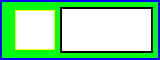
<?xml version="1.0" encoding="UTF-8"?>
<ui version="4.0">
 <class>DragTouchWidget</class>
 <widget class="QWidget" name="DragTouchWidget">
  <property name="geometry">
   <rect>
    <x>0</x>
    <y>0</y>
    <width>160</width>
    <height>60</height>
   </rect>
  </property>
  <property name="minimumSize">
   <size>
    <width>160</width>
    <height>60</height>
   </size>
  </property>
  <property name="maximumSize">
   <size>
    <width>160</width>
    <height>60</height>
   </size>
  </property>
  <property name="windowTitle">
   <string>Form</string>
  </property>
  <property name="styleSheet">
   <string notr="true">QWidget{
	background-color: rgb(0, 255, 21);
   border: 2px solid blue;
}

QLabel {
	border: 1px solid yellow;
	background-color: rgb(255, 255, 255);
}

QLabel#desiredIcon{
   border: 2px solid black;
   margin: 2px;
}</string>
  </property>
  <layout class="QHBoxLayout" name="horizontalLayout">
   <property name="spacing">
    <number>3</number>
   </property>
   <property name="leftMargin">
    <number>15</number>
   </property>
   <property name="topMargin">
    <number>5</number>
   </property>
   <property name="rightMargin">
    <number>5</number>
   </property>
   <property name="bottomMargin">
    <number>5</number>
   </property>
   <item>
    <widget class="DragLabel" name="label">
     <property name="maximumSize">
      <size>
       <width>40</width>
       <height>40</height>
      </size>
     </property>
     <property name="text">
      <string/>
     </property>
     <property name="pixmap">
      <pixmap resource="resources.qrc">:/main/images/hand-gesture.png</pixmap>
     </property>
     <property name="scaledContents">
      <bool>true</bool>
     </property>
     <property name="alignment">
      <set>Qt::AlignCenter</set>
     </property>
    </widget>
   </item>
   <item>
    <widget class="DragableIconLabel" name="desiredIcon">
     <property name="text">
      <string/>
     </property>
     <property name="pixmap">
      <pixmap resource="resources.qrc">:/templates/images/templates/qwert12.jpeg</pixmap>
     </property>
     <property name="scaledContents">
      <bool>true</bool>
     </property>
    </widget>
   </item>
  </layout>
 </widget>
 <customwidgets>
  <customwidget>
   <class>DragLabel</class>
   <extends>QLabel</extends>
   <header>draglabel.h</header>
  </customwidget>
  <customwidget>
   <class>DragableIconLabel</class>
   <extends>QLabel</extends>
   <header>dragableiconlabel.h</header>
  </customwidget>
 </customwidgets>
 <resources>
  <include location="resources.qrc"/>
 </resources>
 <connections/>
</ui>
